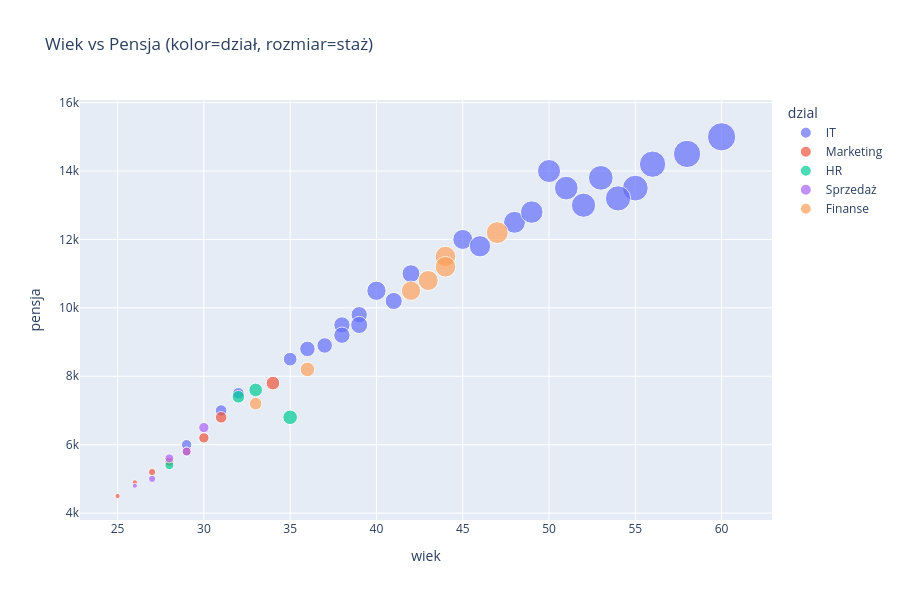

Notebook code cell kept with this figure:
### Markdown cell above
### Scatter z kolorowaniem i rozmiarem

### Code cell
# Zaawansowany scatter
fig = px.scatter(df_prac,
                 x='wiek',
                 y='pensja',
                 color='dzial',          # Kolor według działu
                 size='staz',            # Rozmiar według stażu
                 hover_data=['imie'],    # Pokaż imię przy hover
                 title='Wiek vs Pensja (kolor=dział, rozmiar=staż)')

fig.update_layout(height=600)
fig.show()

### Figure 1 — Plotly figure (JSON) as saved in the notebook; plotly's stock layout.template omitted (floating-point values rounded to 4 significant figures)
{"data": [{"customdata": [["Anna"], ["Piotr"], ["Marek"], ["Tomasz"], ["Paweł"], ["Jacek"], ["Krzysztof"], ["Adam"], ["Michał"], ["Grzegorz"], ["Rafał"], ["Łukasz"], ["Wojciech"], ["Andrzej"], ["Dariusz"], ["Marcin"], ["Robert"], ["Kamil"], ["Sebastian"], ["Mariusz"], ["Zbigniew"], ["Janusz"], ["Artur"], ["Henryk"], ["Bogdan"], ["Stanisław"]], "hovertemplate": "dzial=IT<br>wiek=%{x}<br>pensja=%{y}<br>staz=%{marker.size}<br>imie=%{customdata[0]}<extra></extra>", "legendgroup": "IT", "marker": {"color": "#636efa", "size": [5, 15, 10, 12, 20, 25, 14, 9, 5, 18, 11, 10, 22, 28, 7, 17, 24, 4, 10, 19, 30, 21, 9, 26, 11, 23], "sizemode": "area", "sizeref": 0.075, "symbol": "circle"}, "mode": "markers", "name": "IT", "orientation": "v", "showlegend": true, "type": "scatter", "x": [32, 45, 38, 42, 50, 55, 40, 37, 31, 48, 41, 39, 52, 58, 35, 46, 54, 29, 38, 49, 60, 51, 36, 56, 39, 53], "xaxis": "x", "y": [7500, 12000, 9500, 11000, 14000, 13500, 10500, 8900, 7000, 12500, 10200, 9800, 13000, 14500, 8500, 11800, 13200, 6000, 9200, 12800, 15000, 13500, 8800, 14200, 9500, 13800], "yaxis": "y"}, {"customdata": [["Katarzyna"], ["Monika"], ["Barbara"], ["Aleksandra"], ["Paulina"], ["Izabela"], ["Justyna"], ["Agata"]], "hovertemplate": "dzial=Marketing<br>wiek=%{x}<br>pensja=%{y}<br>staz=%{marker.size}<br>imie=%{customdata[0]}<extra></extra>", "legendgroup": "Marketing", "marker": {"color": "#EF553B", "size": [3, 4, 3, 7, 1, 2, 5, 1], "sizemode": "area", "sizeref": 0.075, "symbol": "circle"}, "mode": "markers", "name": "Marketing", "orientation": "v", "showlegend": true, "type": "scatter", "x": [28, 30, 29, 34, 25, 27, 31, 26], "xaxis": "x", "y": [5500, 6200, 5800, 7800, 4500, 5200, 6800, 4900], "yaxis": "y"}, {"customdata": [["Agnieszka"], ["Natalia"], ["Aneta"], ["Renata"]], "hovertemplate": "dzial=HR<br>wiek=%{x}<br>pensja=%{y}<br>staz=%{marker.size}<br>imie=%{customdata[0]}<extra></extra>", "legendgroup": "HR", "marker": {"color": "#00cc96", "size": [8, 3, 6, 7], "sizemode": "area", "sizeref": 0.075, "symbol": "circle"}, "mode": "markers", "name": "HR", "orientation": "v", "showlegend": true, "type": "scatter", "x": [35, 28, 32, 33], "xaxis": "x", "y": [6800, 5400, 7400, 7600], "yaxis": "y"}, {"customdata": [["Magdalena"], ["Karolina"], ["Sylwia"], ["Wioletta"], ["Zofia"]], "hovertemplate": "dzial=Sprzedaż<br>wiek=%{x}<br>pensja=%{y}<br>staz=%{marker.size}<br>imie=%{customdata[0]}<extra></extra>", "legendgroup": "Sprzedaż", "marker": {"color": "#ab63fa", "size": [2, 1, 4, 3, 3], "sizemode": "area", "sizeref": 0.075, "symbol": "circle"}, "mode": "markers", "name": "Sprzedaż", "orientation": "v", "showlegend": true, "type": "scatter", "x": [27, 26, 30, 28, 29], "xaxis": "x", "y": [5000, 4800, 6500, 5600, 5800], "yaxis": "y"}, {"customdata": [["Ewa"], ["Joanna"], ["Marta"], ["Beata"], ["Dorota"], ["Elżbieta"], ["Grażyna"]], "hovertemplate": "dzial=Finanse<br>wiek=%{x}<br>pensja=%{y}<br>staz=%{marker.size}<br>imie=%{customdata[0]}<extra></extra>", "legendgroup": "Finanse", "marker": {"color": "#FFA15A", "size": [6, 16, 8, 15, 18, 16, 14], "sizemode": "area", "sizeref": 0.075, "symbol": "circle"}, "mode": "markers", "name": "Finanse", "orientation": "v", "showlegend": true, "type": "scatter", "x": [33, 44, 36, 43, 47, 44, 42], "xaxis": "x", "y": [7200, 11500, 8200, 10800, 12200, 11200, 10500], "yaxis": "y"}], "layout": {"height": 600, "legend": {"itemsizing": "constant", "title": {"text": "dzial"}, "tracegroupgap": 0}, "title": {"text": "Wiek vs Pensja (kolor=dział, rozmiar=staż)"}, "xaxis": {"anchor": "y", "domain": [0, 1], "title": {"text": "wiek"}}, "yaxis": {"anchor": "x", "domain": [0, 1], "title": {"text": "pensja"}}}}
